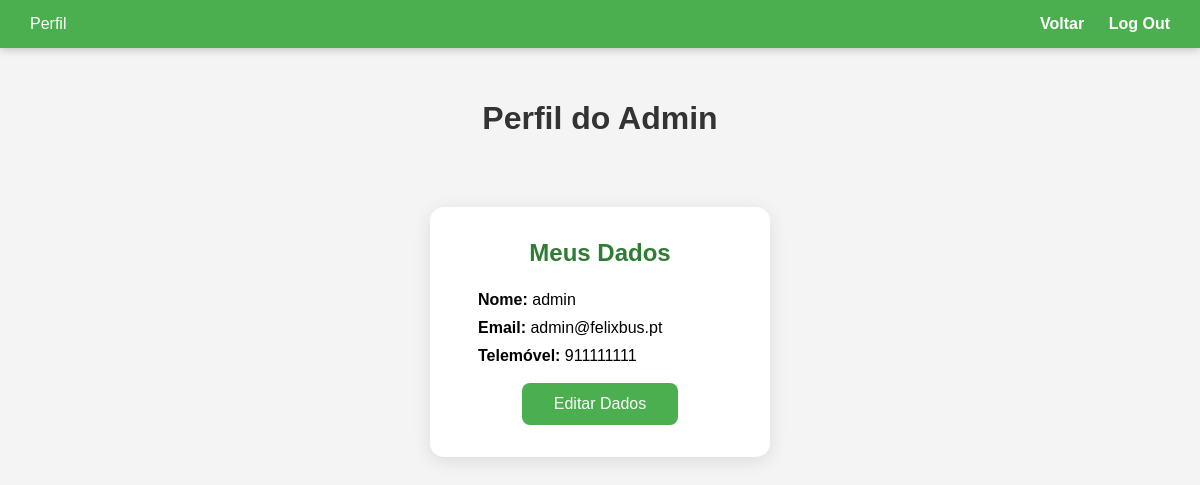
The page /paginas/AdminGerirPerfil.php (signed in) on the database its author committed.
### tables this page shows
CREATE TABLE `utilizador` (
  `id_utilizador` int(11) NOT NULL,
  `nomeUtilizador` varchar(40) NOT NULL,
  `mail` varchar(40) NOT NULL,
  `pass` varchar(100) NOT NULL,
  `telemovel` int(9) NOT NULL,
  `tipoUtilizador` int(2) NOT NULL
);

### paginas/AdminGerirPerfil.php (the view, shortened to what this page needs)
<?php
$id_utilizador = $_SESSION["id_utilizador"];
$sql = "SELECT nomeUtilizador, mail, telemovel FROM utilizador WHERE id_utilizador = $id_utilizador";
$res = mysqli_query($conn, $sql);
$row = mysqli_fetch_assoc($res);
?>
<!DOCTYPE html>
<html lang="pt">
<head>
</head>
<body>
    <div class="navbar">
        <div class="nav-left">Perfil</div>
        <div class="nav-right">
            <a href="PagIniAdmin.php">Voltar</a>
            <a href="logout.php">Log Out</a>
        </div>
    </div>
    <h1>Perfil do Admin</h1>
    <div class="perfil-container">
        <h2>Meus Dados</h2>
        <div class="perfil-dados">
            <p><strong>Nome:</strong> <?php echo $row['nomeUtilizador']; ?></p>
            <p><strong>Email:</strong> <?php echo $row['mail']; ?></p>
            <p><strong>Telemóvel:</strong> <?php echo $row['telemovel']; ?></p>
        </div>
        <form action="AdminEditarPerfil.php" method="get">
            <button class="editar-btn" type="submit">Editar Dados</button>
        </form>
    </div>
</body>
</html>

### paginas/AdminGerirPerfil.php (style rules this page uses)
* { margin: 0; padding: 0; box-sizing: border-box; }
body { font-family: Arial, sans-serif; background-color: #f4f4f4; display: flex; flex-direction: column; align-items: center; padding-top: 100px; min-height: 100vh; }
.navbar { position: fixed; top: 0; left: 0; width: 100%; background-color: hsl(122, 39.40%, 49.20%); color: white; display: flex; justify-content: space-between; align-items: center; padding: 15px 30px; box-shadow: 0 2px 8px rgba(0, 0, 0, 0.2); z-index: 1000; }
.navbar a { color: white; text-decoration: none; margin-left: 20px; font-weight: bold; }
h1 { color: #333; margin-bottom: 40px; text-align: center; }
.perfil-container { background: #fff; padding: 32px 48px; border-radius: 14px; box-shadow: 0 4px 18px rgba(0, 0, 0, 0.10); margin-top: 30px; min-width: 340px; max-width: 400px; }
.perfil-container h2 { color: #2e7d32; margin-bottom: 24px; text-align: center; }
.perfil-dados { margin-bottom: 18px; }
.perfil-dados p { margin-bottom: 10px; }
.editar-btn { padding: 12px 32px; background: hsl(122, 39.40%, 49.20%); color: #fff; border: none; border-radius: 8px; font-size: 16px; cursor: pointer; transition: background 0.2s; }
form { display: flex; justify-content: center; }

### rows shown on the page
utilizador: nomeUtilizador "admin", mail "admin@felixbus.pt", telemovel "911111111"
